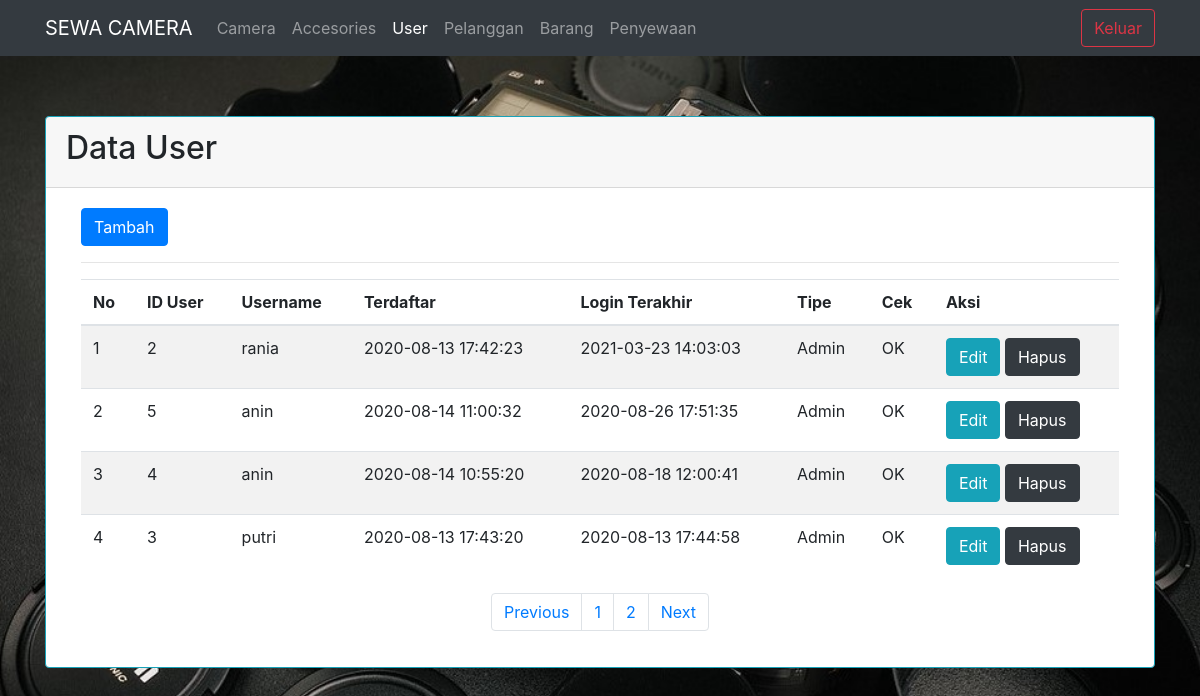
/users.php, run on an earlier commit of the app's database.
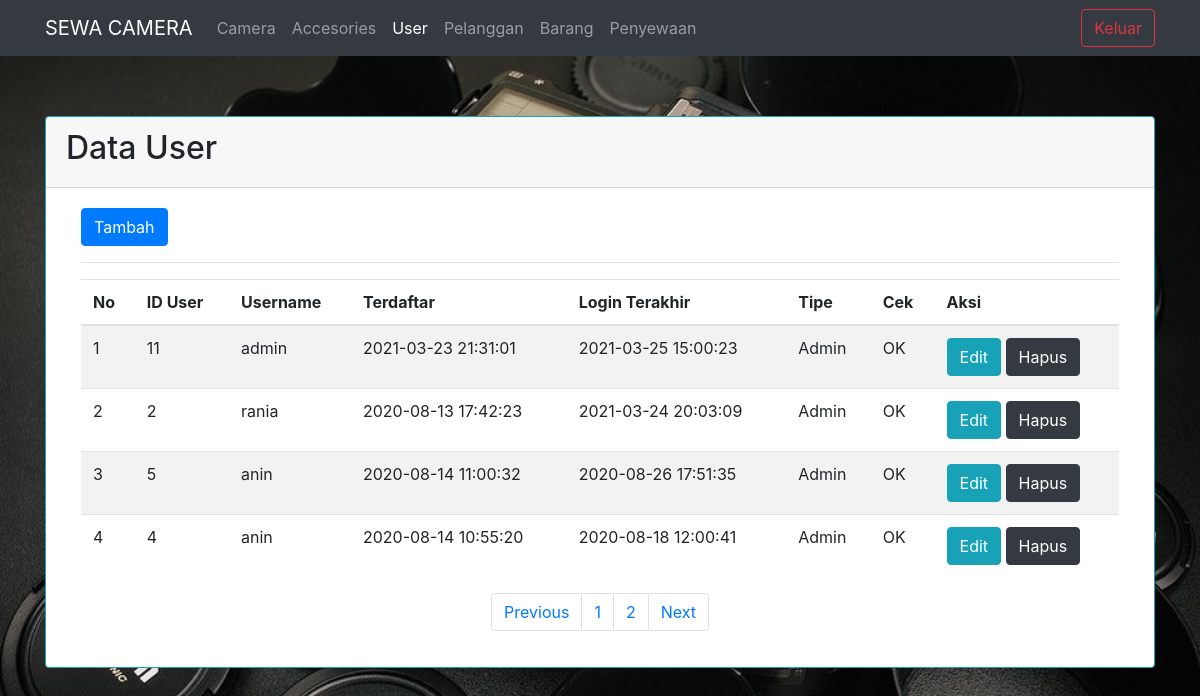
And on a later commit of the database.
### tables this page shows
CREATE TABLE `users` (
  `iduser` int(7) NOT NULL,
  `username` varchar(35) NOT NULL,
  `password` varchar(255) NOT NULL,
  `register` datetime NOT NULL,
  `lastlogin` datetime NOT NULL,
  `type` char(1) NOT NULL,
  `cek` char(1) NOT NULL
);

### koneksi.php (called while the page is built, shortened)
<?php
class database{
	var $host = "localhost";
	var $uname = "root";
	var $passw = "";
	var $db = "sewabarang";
	function __construct(){
		$this->koneksi = mysqli_connect(
			$this->host,
			$this->uname,
			$this->passw,
			$this->db);
	}
	function tampil_user(){
		$query = mysqli_query($this->koneksi,"select * from users");
		$data = $query->num_rows;
		return $data;
	}
	function tampil_users_paging($awal,$batas){
		$data = mysqli_query($this->koneksi, "select*from users order by lastlogin desc limit $awal, $batas");
		while($row = mysqli_fetch_array($data)){
			$hasil[] = $row;
		}
		$jml = $data->num_rows;
		if ($jml != 0){
		return $hasil;
		}
	}
}
?>

### view_users.php (the view)
<div class="table-responsive" id="user-table">
	<table class="table table-striped">
		<a href="tambah_user.php" class="btn btn-primary">Tambah </a>
		<hr>
			<thead>
			<tr>
				<th>No</th>
				<th>ID User</th>
				<th>Username</th>
				<th>Terdaftar</th>
				<th>Login Terakhir</th>
				<th>Tipe</th>
				<th>Cek</th>
				<th>Aksi</th>
			</tr>
			</thead>
			<tbody>
			<?php
				foreach($data_users as $row){
			?>
			<tr>
				<td><?php echo $nomor++; ?></td>
				<td><?php echo $row['iduser']; ?></td>
				<td><?php echo $row['username']; ?></td>
				<td><?php echo $row['register']; ?></td>
				<td><?php echo $row['lastlogin']; ?></td>
				<?php
					$cektype = $row['type'];
					if($cektype=='A'){
						$typenya="Admin";
					}else{
						$typenya="User";
					}
				?>
				<td><?php echo $typenya; ?></td>
				<?php
					$cekcek = $row['cek'];
					if($cekcek=="0"){
						$ceknya="Belum Isi Data";
					}else if($cekcek=="1"){
						$ceknya="OK";
					}else{
						$ceknya="Blokir";
					}
				?>
				<td><?php echo $ceknya; ?></td>
				<td>
					<a class="btn btn-info" a href="edit_user.php?iduser=<?php echo $row['iduser']; ?>">Edit</a>
					<a class="btn btn-dark" a href="proses_user.php?aksi=hapus_user&iduser=
					<?php echo $row['iduser']; ?>
					"onclick='return confirm("Apakah Yakin Ingin Menghapus?")'>Hapus</a>
				</td>
				<?php
					}
				?>
				</tr>
				</tbody>
			</table>
			<nav>
				<ul class="pagination justify-content-center">
					<li class="page-item">
						<a class="page-link" <?php if($halaman > 1) {echo "href='?halaman=$previous'";} ?>>Previous</a>
					</li>
					<?php
					for($x=1;$x<=$total_halaman;$x++){
						?>
						<li class="page-item"><a class="page-link" href="?halaman=<?php echo $x ?>"><?php echo $x; ?></a></li>
						<?php
					}
					?>
					<li class="page-item">
						<a class="page-link" <?php if($halaman < $total_halaman) {echo "href='?halaman=$next'";} ?>>Next</a>
					</li>
				</ul>
			</nav>
		</div>

What changed in the data, as far as the page shows it:
no longer on this page (row unchanged): users: iduser "3", username "putri", register "2020-08-13 17:43:20", lastlogin "2020-08-13 17:44:58", type "Admin", cek "OK"
now on this page (row edited): users: iduser "11", username "admin", register "2021-03-23 21:31:01", lastlogin "2021-03-25 15:00:23", type "Admin", cek "OK"
changed users "rania": lastlogin "2021-03-23 14:03:03" → "2021-03-24 20:03:09"
